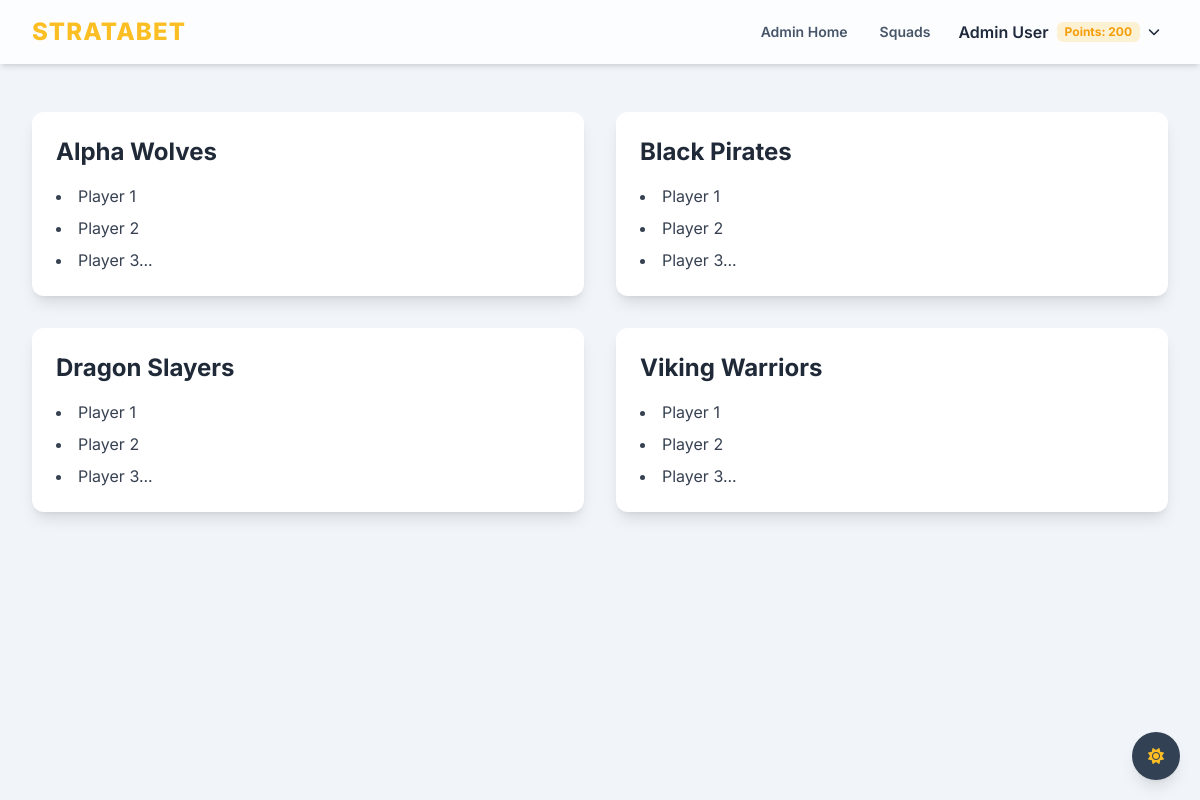
Page /squads (signed in) on the committed database.
### app.py (models this page shows, shortened)
class User(db.Model):
    roll_number = db.Column(db.String(20), primary_key=True)
    name = db.Column(db.String(100), nullable=False)
    password_hash = db.Column(db.String(60), nullable=False)
    points = db.Column(db.Integer, nullable=False, default=200)
    is_admin = db.Column(db.Boolean, nullable=False, default=False)
    bets = db.relationship('Bet', backref='bettor', lazy=True)
    @property
    def password(self):
        raise AttributeError('password is not a readable attribute')

class Team(db.Model):
    id = db.Column(db.Integer, primary_key=True)
    name = db.Column(db.String(50), unique=True, nullable=False)
    squad = db.Column(db.Text, nullable=True)

### app.py (the view)
@app.route('/squads')
def squads():
    user = get_current_user()
    if not user:
        return redirect(url_for('login'))
    teams = Team.query.all()
    return render_template('squads.html', teams=teams, user=user)

### app.py (called while the page is built)
def get_current_user():
    if 'roll_number' in session:
        return User.query.get(session['roll_number'])
    return None

### templates/squads.html (shortened to what this page needs)
{% extends "base.html" %}
{% block content %}
<div class="grid grid-cols-1 md:grid-cols-2 gap-8">
    {% for team in teams %}
    <div class="bg-white p-6 rounded-xl shadow-lg">
        <h2 class="text-2xl font-bold text-gray-800 mb-4">{{ team.name }}</h2>
        <ul class="list-disc list-inside space-y-2 text-gray-700">
            {% for player in team.squad.split(',') %}
            <li>{{ player.strip() }}</li>
            {% endfor %}
        </ul>
    </div>
    {% else %}
    <p class="text-gray-500">No teams have been added yet.</p>
    {% endfor %}
</div>
{% endblock %}

### templates/base.html (shortened to what this page needs)
<!DOCTYPE html>
<html lang="en" x-data="{ isDarkMode: true }" x-init="
    isDarkMode = JSON.parse(localStorage.getItem('isDarkMode')) ?? true;
    $watch('isDarkMode', value => localStorage.setItem('isDarkMode', JSON.stringify(value)))"
    :class="isDarkMode ? 'dark' : ''">
<head>
    <script src="https://cdn.tailwindcss.com"></script>
    <link rel="stylesheet" href="https://cdnjs.cloudflare.com/ajax/libs/font-awesome/6.4.2/css/all.min.css">
</head>
<body class="bg-slate-100 dark:bg-gray-900 text-slate-800 dark:text-slate-300 transition-colors duration-300">
    <div class="fixed bottom-5 right-5 z-50">
        <button @click="isDarkMode = !isDarkMode"
            class="bg-slate-700 dark:bg-amber-400 text-amber-400 dark:text-black rounded-full h-12 w-12 flex items-center justify-center shadow-lg hover:scale-110 transition-transform">
            <i x-show="isDarkMode" x-cloak class="fa-solid fa-sun"></i>
        </button>
    </div>
    <div class="min-h-full">
        <nav class="bg-white/80 dark:bg-gray-800/80 backdrop-blur-md shadow-md fixed w-full z-40">
            <div class="mx-auto max-w-7xl px-4 sm:px-6 lg:px-8">
                <div class="flex h-16 items-center justify-between">
                    <div class="flex items-center">
                        <div class="flex-shrink-0 text-amber-400 font-extrabold text-2xl tracking-wider">
                            STRATABET
                        </div>
                    </div>
                    <div class="hidden md:block">
                        <div class="ml-10 flex items-center space-x-2">
                            {% if user %}
                            {% if user.is_admin %}
                            <a href="{{ url_for('admin_dashboard') }}"
                                class="text-slate-600 dark:text-slate-300 hover:text-amber-400 px-3 py-2 text-sm font-semibold transition-colors">Admin
                                Home</a>
                            {% endif %}
                            <a href="{{ url_for('squads') }}"
                                class="text-slate-600 dark:text-slate-300 hover:text-amber-400 px-3 py-2 text-sm font-semibold transition-colors">Squads</a>
                            <div class="relative group" x-data="{ open: false }">
                                <button @click="open = !open"
                                    class="flex items-center space-x-2 p-2 rounded-lg hover:bg-slate-200 dark:hover:bg-gray-700">
                                    <span class="font-semibold text-slate-800 dark:text-white">{{ user.name }}</span>
                                    <span
                                        class="bg-amber-400/20 text-amber-500 font-bold px-2 py-0.5 rounded-md text-xs">Points:
                                        {{ user.points }}</span>
                                    <i class="fa-solid fa-chevron-down text-xs transition-transform dark:text-slate-300"
                                        :class="open ? 'rotate-180' : ''"></i>
                                </button>
                            </div>
                            {% endif %}
                        </div>
                    </div>
                </div>
            </div>
        </nav>
        <main class="pt-16">
            <div class="mx-auto max-w-7xl py-12 sm:px-6 lg:px-8">
                {% block content %}{% endblock %}
            </div>
        </main>
    </div>
</body>
</html>

### templates/base.html (style rules this page uses)
body { font-family: 'Inter', sans-serif; }
.text-amber-400 { color: #FFBF00; }

### rows in the picture
User: name "Admin User", points "200"
Team: name "Alpha Wolves", strip "Player 1" "Player 2" "Player 3..."
Team: name "Black Pirates", strip "Player 1" "Player 2" "Player 3..."
Team: name "Dragon Slayers", strip "Player 1" "Player 2" "Player 3..."
Team: name "Viking Warriors", strip "Player 1" "Player 2" "Player 3..."
